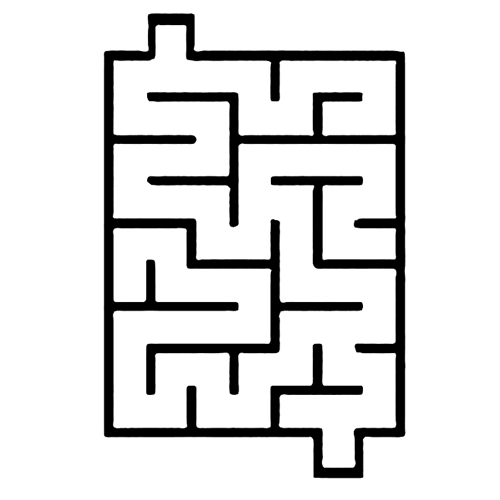
#> input picture code/map4.bmp, 500 x 500 px
$ python vinay06_anuj_final2Dcode.py
#> lines starting #> are read from the running program, lines starting #| are printed output that depends on the picture; after the words box and inside, x2 and y2 are one past the last pixel; in counts of white or black regions, pixels touching at a corner belong together
import cv2
import numpy as np
import matplotlib.pyplot as plt
import math
import random
import time
from scipy.spatial.distance import pdist

'''
Function to Check Whether the given point is in obstacle space. Will return true if the obstacle is not in  Obstacle Space indicating
clear path.
'''
def isObstacle(binary_image,node):
    x,y = node
    height,width = binary_image.shape
    if not ((round(x) >0 and round(x) < width) and (round(y) >0 and round(y) < height) and (binary_image[int(y),int(x)] != 0)):
        return False
    else:
        return True
def get_start_goal_inputs(binary_image):
    height,width = binary_image.shape
    while True:
        print("Enter the x-coordinate of start node")
        start_x = int(input())
        print("Enter the y-coordinate of start node")
        start_y = int(input())
        if((start_x <= 0 or start_x > width -1 ) ):
            print("The X-coordinate of start node is out of the map. Please enter the coordinates again")
        elif((start_y <= 0 or start_y >height - 1)):
            print("The Y-coordinate of start node is out of the map. Please enter the coordinates again")
        elif not (isObstacle(binary_image,(start_x,start_y))):
            print("The entered start node falls in obstacle space")
        else:
            break
    while True:
        print("Enter the x-coordinate of goal node")
        goal_x = int(input())
        print("Enter the y-coordinate of goal node")
        goal_y = int(input())
        if(goal_x <= 0 or goal_x >width -1):
            print("The X-coordinate of start node is out of the map. Please enter the coordinates again")
        elif(goal_y <= 0 and goal_y > height - 1):
            print("The Y-coordinate of start node is out of the map. Please enter the coordinates again")
        elif not(isObstacle(binary_image,(goal_x,goal_y))):
            print("The entered goal node falls in obstacle space")
        else:
            break
    return (start_x,start_y,goal_x,goal_y)
'''
Check Path checks whether the path between generated closest node and random new node doesnot fall in obstacle
space. This checks for different pose orientations on the new node.
'''
def checkpath(q_near, q_new, binary_image):
    check = True
    theta = math.atan2(q_new[1] - q_near[1], q_new[0] - q_near[0])
    i = 1
    while (i< int(math.sqrt(sum((q_near - q_new)**2))) + 1):
        poscheck = q_near + (i * np.array([math.cos(theta), math.sin(theta)]))
        poscheck_x,poscheck_y = poscheck[0],poscheck[1]
        if not (isObstacle(binary_image,(math.ceil(poscheck_x), math.ceil(poscheck_y))) and
                isObstacle(binary_image,(math.floor(poscheck_x), math.floor(poscheck_y))) and
                isObstacle(binary_image,(math.ceil(poscheck_x), math.floor(poscheck_y))) and
                isObstacle(binary_image,(math.floor(poscheck_x), math.ceil(poscheck_y)))):
            check = False
            break
        q_new_x,q_new_y = q_new[0],q_new[1]
        if not isObstacle(binary_image,(q_new_x,q_new_y)):
            check = False
            break
        i += 1
    return check
'''
The tree is extended by generating the sample target either by sampling random point or considering goal point as the sample such that more
pull is towards the goal either from start point or goal point.

Closest node in the tree and random point as in general RRT are considered and the euclidean distance is calculated. Finally, the new point which is under distance
threshold is considered the new point.
'''
def extend_rrt(rrt_tree_1, rrt_tree_2, goal_x,goal_y, step_size, maxFailedAttempts, distance_thresh, binary_image):
    rrt_tree_1 = np.reshape(rrt_tree_1,(-1,3))
    rrt_tree_2 = np.reshape(rrt_tree_2,(-1,3))
    path_found = []
    failedAttempts = 0
    extend_fail = True
    while failedAttempts <= maxFailedAttempts:
        if np.random.rand() < 0.15:
            x,y = (np.random.rand(1, 2) * np.array(binary_image.shape))[0][:]
            sample = np.array([x,y])
        else:
            #The goal x and goal y changes when we are extending tree from both Ends. For example,
            #When extending from start point , the goal will be towards tree on the goal side.
            #When extending from goal point, the goal will be on tree towards start side.
            sample = np.array([goal_x,goal_y])
        #For Each Point in the tree distance is calculated from the generated sample point above.
        #Then a minimum distance is taken whose index gives the closest one to the current tree node

        distance_list = np.linalg.norm (rrt_tree_1[:, 0:2] - sample,axis = 1)#np.sqrt(np.sum((rrt_tree_1[:, 0:2] - sample)**2, axis=1))
        closest_node_index = np.argmin(distance_list)
        minimum_node = rrt_tree_1[closest_node_index, :]
        #Angle between the sample point and closest node is selected
        theta = math.atan2((sample[1]-minimum_node[1]),(sample[0]-minimum_node[0]))
        new_point = np.array([(minimum_node[0]+ step_size*(math.cos(theta))), (minimum_node[1]+ step_size*(math.sin(theta)))],dtype = np.float32)
        if checkpath(minimum_node[0:2],new_point, binary_image) == False:
            failedAttempts +=1
            continue
        distance1_list = np.linalg.norm (rrt_tree_2[:, 0:2] - new_point,axis = 1)
        closest_node_index_1 = np.argmin(distance1_list)
        point_to_check_1 = rrt_tree_2[closest_node_index_1,0:2]
        distance_from_point_new_point_1 = np.linalg.norm(new_point - point_to_check_1)
        if distance1_list[closest_node_index_1] < distance_thresh:
            node_x , node_y = new_point[0],new_point[1]
            path_found = [ node_x , node_y, closest_node_index, closest_node_index_1]
            extend_fail = False
            break
        distance2_list = np.linalg.norm (rrt_tree_1[:, 0:2]- new_point,axis = 1)
        closest_node_index_2 = np.argmin(distance2_list)
        point_to_check = rrt_tree_1[closest_node_index_2,0:2]
        distance_from_point_new_point = np.linalg.norm(new_point - point_to_check)
        if distance_from_point_new_point  < distance_thresh:
            failedAttempts += 1
            continue
        rrt_tree_1 = np.vstack((rrt_tree_1, np.hstack((new_point, closest_node_index))))
        extend_fail = False
        break
    return rrt_tree_1, path_found, extend_fail
'''
Both trees from start and goal point start expanding until a path is found.
'''
def main_comb(binary_image, start_x,start_y, goal_x,goal_y, step_size, distance_thresh, maxFailedAttempts):
    rrt_tree_1 = np.array([start_x,start_y, -1], dtype=float)
    rrt_tree_2 = np.array([goal_x,goal_y, -1], dtype=float)
    expansion_state_1 = False
    expansion_state_2 = False
    tree1_p_list = []
    tree1_c_list = []
    tree2_p_list = []
    tree2_c_list = []

    while ((not expansion_state_1) or (not expansion_state_2)):
        if not expansion_state_1:
            rrt_tree_1, Tree_State, expansion_state_1 = extend_rrt(rrt_tree_1, rrt_tree_2, goal_x,goal_y, step_size, maxFailedAttempts, distance_thresh, binary_image)
            if not expansion_state_1 and len(Tree_State) == 0:
                parent_x,parent_y =  rrt_tree_1[int(rrt_tree_1[-1, 2]), 0] , rrt_tree_1[int(rrt_tree_1[-1, 2]), 1]
                child_x,child_y = rrt_tree_1[-1, 0] , rrt_tree_1[-1, 1]
                tree1_p_list.append((parent_x,parent_y))
                tree1_c_list.append((child_x,child_y))

        if not expansion_state_2:
            rrt_tree_2, Tree_State, expansion_state_2 = extend_rrt(rrt_tree_2, rrt_tree_1, start_x,start_y, step_size, maxFailedAttempts, distance_thresh, binary_image)
            if len(Tree_State) > 0:
                Tree_State[2:4] = Tree_State[2:4][::-1]
            if not expansion_state_2 and len(Tree_State)  == 0:
                parent_x,parent_y =  rrt_tree_2[int(rrt_tree_2[-1, 2]), 0] , rrt_tree_2[int(rrt_tree_2[-1, 2]), 1]
                child_x,child_y = rrt_tree_2[-1, 0] , rrt_tree_2[-1, 1]
                tree2_p_list.append((parent_x,parent_y))
                tree2_c_list.append((child_x,child_y))
        final_line = []
        if len(Tree_State)  > 0:
            ptA = (rrt_tree_1[Tree_State[2], 0],rrt_tree_1[Tree_State[2], 1])
            ptB = (rrt_tree_2[Tree_State[3], 0],rrt_tree_2[Tree_State[3], 1])
            pt_join = (Tree_State[0],Tree_State[1])
            final_line.append(ptA)
            final_line.append(ptB)
            final_line.append(pt_join)
            path = Tree_State[ 0:2]
            prev = Tree_State[ 2]
            while prev > 0:
                path = np.vstack((rrt_tree_1[int(prev), 0:2], path))
                prev = rrt_tree_1[int(prev), 2]
            prev = Tree_State[ 3]
            while prev > 0:
                path = np.vstack((path, rrt_tree_2[int(prev), 0:2]))
                prev = rrt_tree_2[int(prev), 2]
            break
    if len(Tree_State) == 0:
        raise ValueError('no path found. maximum attempts reached')
    return path,final_line, tree1_p_list,tree1_c_list,tree2_p_list,tree2_c_list


def down_path_sampling(binary_image, path,goal_x,goal_y):
    k = 0
    path_length = path.shape[0]
    down_path = path[0]
    temp_node = path[0]
    distances = np.zeros(path_length)
    for i in range(1, path_length):
        current_node = path[i]
        distances[i] = np.linalg.norm(current_node - temp_node)
        if distances[i] > 0 or distances[i] > distances[i-1]:
            current_index = i
            new_node =  path[current_index]
        else:
            new_node = np.array([])
        if len(new_node) != 0:
            if not checkpath(temp_node, new_node, binary_image):
                temp_node = np.array([path[current_index-1, 0], path[current_index-1, 1]])
                down_path = np.vstack([down_path, temp_node])
    goal = np.array([goal_x,goal_y])
    down_path = np.vstack([down_path, goal])
    return down_path

def visualise(image,final_line,path,tree1_p_list,tree1_c_list,tree2_p_list,tree2_c_list,down_path,up_path,image_copy,up_path_1000,up_path_10000):
    image_copy_1000 = image_copy.copy()
    image_copy_10000 = image_copy.copy()
    fourcc = cv2.VideoWriter_fourcc(*'XVID')
    out = cv2.VideoWriter('BTO-RRT.avi',fourcc,250,(image.shape[1],image.shape[0]))
    for parent1,child1,parent2,child2 in zip(tree1_p_list,tree1_c_list,tree2_p_list,tree2_c_list):
        parent1_x,parent1_y = round(parent1[0]),round(parent1[1])
        child1_x,child1_y = round(child1[0]),round(child1[1])
        parent2_x,parent2_y = round(parent2[0]),round(parent2[1])
        child2_x,child2_y = round(child2[0]),round(child2[1])
        cv2.line(image,(parent1_x,parent1_y),(child1_x,child1_y),(255,0,0), 1,cv2.LINE_AA)
        cv2.line(image,(parent2_x,parent2_y),(child2_x,child2_y),(0,0,255), 1,cv2.LINE_AA)
        for i in range(30):
            out.write(image)
            cv2.waitKey(1)
    ptA_final_x , ptA_final_y = round(final_line[0][0]),round(final_line[0][1])
    ptB_final_x , ptB_final_y = round(final_line[1][0]),round(final_line[1][1])
    common_x , common_y = round(final_line[2][0]),round(final_line[2][1])
    cv2.line(image,(ptA_final_x , ptA_final_y),(common_x , common_y),(0,0,0), 2,cv2.LINE_AA)
    cv2.line(image,(ptB_final_x , ptB_final_y),(common_x , common_y),(0,0,0), 2,cv2.LINE_AA)
    out.write(image)
    cv2.imwrite("BTO-RRT-explore.jpg",image)
    cv2.waitKey(1)
    for i in range(len(path) - 1):
        ptA = (round(path[i][0]),round(path[i][1]))
        ptB = (round(path[i+1][0]),round(path[i+1][1]))
        cv2.line(image,ptA,ptB,(0,255,0), 2,cv2.LINE_AA)
        cv2.line(image_copy,ptA,ptB,(0,255,0), 1,cv2.LINE_AA)
        cv2.line(image_copy_1000,ptA,ptB,(0,255,0), 1,cv2.LINE_AA)
        cv2.line(image_copy_10000,ptA,ptB,(0,255,0), 1,cv2.LINE_AA)
        for i in range(20):
            out.write(image)
            cv2.waitKey(1)
    cv2.imwrite("BTO-RRT.jpg",image)
    for i in range(len(down_path) - 1):
        ptA = (round(down_path[i][0]),round(down_path[i][1]))
        ptB = (round(down_path[i+1][0]),round(down_path[i+1][1]))
        cv2.line(image,ptA,ptB,(255,255,0), 1,cv2.LINE_AA)
        cv2.line(image_copy,ptA,ptB,(255,255,0), 1,cv2.LINE_AA)
        cv2.line(image_copy_1000,ptA,ptB,(255,255,0), 1,cv2.LINE_AA)
        cv2.line(image_copy_10000,ptA,ptB,(255,255,0), 1,cv2.LINE_AA)
        for i in range(100):
            out.write(image)
            cv2.waitKey(1)
    cv2.imwrite("BTO-RRT-DownSample.jpg",image)
    for i in range(len(up_path) - 1):
        ptA = (round(up_path[i][0]),round(up_path[i][1]))
        ptB = (round(up_path[i+1][0]),round(up_path[i+1][1]))
        cv2.line(image,ptA,ptB,(151,180,184), 2,cv2.LINE_AA)
        cv2.line(image_copy,ptA,ptB,(151,101,184), 1,cv2.LINE_AA)
        for i in range(20):
            out.write(image)
            cv2.waitKey(1)
    for i in range(len(up_path_1000) - 1):
        ptA = (round(up_path_1000[i][0]),round(up_path_1000[i][1]))
        ptB = (round(up_path_1000[i+1][0]),round(up_path_1000[i+1][1]))
        cv2.line(image_copy_1000,ptA,ptB,(179,119,15), 1,cv2.LINE_AA)
    for i in range(len(up_path_10000) - 1):
        ptA = (round(up_path_10000[i][0]),round(up_path_10000[i][1]))
        ptB = (round(up_path_10000[i+1][0]),round(up_path_10000[i+1][1]))
        cv2.line(image_copy_10000,ptA,ptB,(179,15,64), 1,cv2.LINE_AA)

    cv2.imwrite("BTO-RRT-UpSample.jpg",image)
    cv2.imwrite("BTO-RRT-Comparsion.jpg",image_copy)
    cv2.imwrite("BTO-RRT-Comparsion-1000.jpg",image_copy_1000)
    cv2.imwrite("BTO-RRT-Comparsion-10000.jpg",image_copy_10000)
    out.release()
    cv2.destroyAllWindows()
    return image

def up_sample_path(down_path,image):
    P = np.transpose(down_path)
    n, m = np.shape(P)
    l = np.zeros((m,1))
    for k in range(1, m):
        l[k] = np.linalg.norm(P[:,k]-P[:,k-1]) + l[k-1]
    l_init = l[m-1]
    current_iteration = 1
    max_iteration_list = [500,1000,10000]
    up_path_list = []
    for count in range(3):
        while current_iteration <= max_iteration_list[count]:
            random_node1 = np.random.rand(1)*l[m-1]
            random_node2 = np.random.rand(1)*l[m-1]
            if random_node2 < random_node1:
                random_node1,random_node2 = random_node2,random_node1
            for k in range(1, m):
                if random_node1 < l[k]:
                    i = k-1
                    break
            for k in range(i+1, m):
                if random_node2 < l[k]:
                    j = k-1
                    break
            if j <= i:
                current_iteration += 1
                continue
            t1 = (random_node1 - l[i])/(l[i+1] - l[i])
            gamma_1 = (1-t1)*P[:,i] + t1*P[:,i+1]
            t2 = (random_node2 - l[j])/(l[j+1] - l[j])
            gamma_2 = (1-t2)*P[:,j] + t2*P[:,j+1]
            if not checkpath(np.round(gamma_1), np.round(gamma_2), image):
                current_iteration += 1
                continue
            new_point = np.concatenate((P[:,0:i+1], np.round(gamma_1).reshape((-1,1)), np.round(gamma_2).reshape((-1,1)), P[:,j+1:m]), axis=1)
            P = new_point
            n, m = np.shape(P)
            l = np.zeros((m,1))
            for k in range(1, m):
                l[k] = np.linalg.norm(P[:,k]-P[:,k-1]) + l[k-1]
            current_iteration += 1
        up_path = np.transpose(P)
        up_path_list.append(np.transpose(P))
    return up_path_list
'''
Calculating the path length
'''
def calculate_distance(path):
    distance_list = []
    for i in range(len(path)-1):
        distance = np.linalg.norm (path[i+1] - path[i])
        distance_list.append(distance)
    return sum(distance_list)
def main():
    image =  cv2.imread("map4.bmp")
#> image is the input picture: shape (500, 500, 3); min 0, max 255, mean 222.1
    image_copy = image.copy()
    grayImage = cv2.cvtColor(image, cv2.COLOR_BGR2GRAY)
    ret,binary_image = cv2.threshold(grayImage, 127, 255, cv2.THRESH_BINARY)
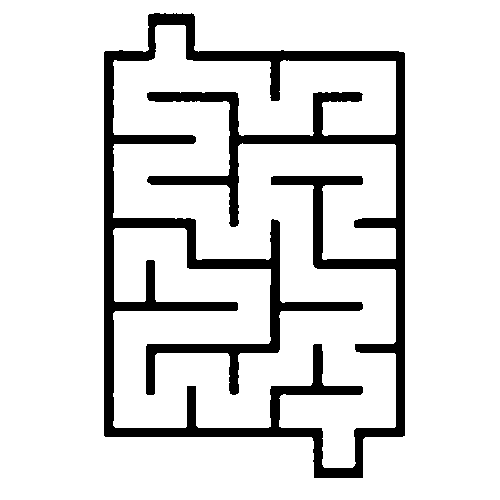
#> binary_image: shape (500, 500); 87.1% white; 1 black region, box (x1, y1, x2, y2) and area: (104, 13, 405, 478) 32366
    start_x,start_y,goal_x,goal_y = get_start_goal_inputs(binary_image)
#> the loop in get_start_goal_inputs, `while True:` made 1 pass; the answer given on pass 1: 3
#> start_x = 3; start_y = 3; goal_x = 3; goal_y = 3

    start = (start_x,start_y)
#> start = (3, 3)
    goal = (goal_x,goal_y)
#> goal = (3, 3)
    print("The Start Node selected is :",start)
#| The Start Node selected is : (3, 3)
    print("The Goal Node Selected is :", goal)
#| The Goal Node Selected is : (3, 3)
    #Variables
    distance_thresh = 10
    step_size = 20
    maxFailedAttempts = 10000
    start = time.time()
    path,final_line, tree1_p_list,tree1_c_list,tree2_p_list,tree2_c_list = main_comb(binary_image, start_x,start_y, goal_x,goal_y, step_size, distance_thresh, maxFailedAttempts)
#> in main_comb, `rrt_tree_1 = np.array([start_x,start_y, -1], dtype=float)`: rrt_tree_1 = [3, 3, -1]
#> the loop in main_comb, `while ((not expansion_state_1) or (not expansion_state_2)):` made 1 pass
#> (expansion_state_1, parent_x, parent_y, child_x) on pass 1: (False, 3, 3, 23)
#> after the loop in main_comb, `while ((not expansion_state_1) or (not expansion_state_2)):`: Tree_State = [23, 3, 1, 0]; child_x = 23; child_y = 3; expansion_state_1 = False; parent_x = 3; tree1_c_list = [(23, 3)]; tree1_p_list = [(3, 3)]; tree2_c_list = []
#> path = [[23, 3], [23, 3]]; final_line = [(23, 3), (3, 3), (23, 3)]; tree1_p_list = [(3, 3)]; tree1_c_list = [(23, 3)]; tree2_p_list = []; tree2_c_list = []
    end = time.time()

    print("The BTO-RRT final path :",path)
#| The BTO-RRT final path : [[23.  3.]
#|  [23.  3.]]
    print("The Time Taken for BTO RRT exploration:", end-start ,"seconds")
    down_path = down_path_sampling(binary_image, path ,goal_x,goal_y)
#> in down_path_sampling, `down_path = path[0]`: down_path = [23, 3]
#> the loop in down_path_sampling, `for i in range(1, path_length):` made 1 pass
#> in down_path_sampling, `goal = np.array([goal_x,goal_y])`: goal = [3, 3]
#> in down_path_sampling, `down_path = np.vstack([down_path, goal])`: down_path = [[23, 3], [3, 3]]
#> down_path = [[23, 3], [3, 3]]
    print("Optimized Path after DownSample:",down_path)
#| Optimized Path after DownSample: [[23.  3.]
#|  [ 3.  3.]]
    up_path,up_path_1000,up_path_10000 = up_sample_path(down_path,binary_image)
#> after the loop in up_sample_path, `for k in range(1, m):`: l = [0, 20]
#> in up_sample_path, `l_init = l[m-1]`: l_init = [20]
#> after the loop in up_sample_path, `for count in range(3):`: current_iteration = 10001; up_path_list = [[[23, 3], [3, 3]], [[23, 3], [3, 3]], [[23, 3], [3, 3]]]
#> up_path = [[23, 3], [3, 3]]; up_path_1000 = [[23, 3], [3, 3]]; up_path_10000 = [[23, 3], [3, 3]]
    print("Optimized Path after UpSample:",up_path)
#| Optimized Path after UpSample: [[23.  3.]
#|  [ 3.  3.]]
    image = visualise(image,final_line,path,tree1_p_list,tree1_c_list,tree2_p_list,tree2_c_list,down_path,up_path,image_copy,up_path_1000,up_path_10000)
#> in visualise, `ptA_final_x , ptA_final_y = round(final_line[0][0]),round(final_line[0..`: ptA_final_x = 23; ptA_final_y = 3
#> in visualise, `common_x , common_y = round(final_line[2][0]),round(final_line[2][1])`: common_x = 23; common_y = 3
#> in visualise, `cv2.line(image,(ptA_final_x , ptA_final_y),(common_x , common_y),(0,0,..`: image: shape (500, 500, 3); 0.01% of pixels changed, all inside (x1, y1, x2, y2) = (21, 2, 26, 6)
#> in visualise, `cv2.line(image,(ptB_final_x , ptB_final_y),(common_x , common_y),(0,0,..`: image: shape (500, 500, 3); min 0, max 255, mean 222
#> the loop in visualise, `for i in range(len(path) - 1):` made 1 pass
#> after the loop in visualise, `for i in range(len(path) - 1):`: image: shape (500, 500, 3); mean B, G, R 222, 222, 222
#> after the loop in visualise, `for i in range(len(path) - 1):`: image_copy: shape (500, 500, 3); under 0.01% of pixels changed, all inside (x1, y1, x2, y2) = (23, 3, 24, 5)
#> the loop in visualise, `for i in range(len(down_path) - 1):` made 1 pass
#> (ptA, ptB) on pass 1: ((23, 3), (3, 3))
#> after the loop in visualise, `for i in range(len(down_path) - 1):`: image: shape (500, 500, 3); mean B, G, R 222, 222, 222
#> after the loop in visualise, `for i in range(len(down_path) - 1):`: image_copy: shape (500, 500, 3); mean B, G, R 222.1, 222.1, 222
#> the loop in visualise, `for i in range(len(up_path) - 1):` made 1 pass
#> after the loop in visualise, `for i in range(len(up_path) - 1):`: image: shape (500, 500, 3); mean B, G, R 222, 222, 222
#> after the loop in visualise, `for i in range(len(up_path) - 1):`: image_copy: shape (500, 500, 3); mean B, G, R 222, 222, 222
#> the loop in visualise, `for i in range(len(up_path_1000) - 1):` made 1 pass
#> after the loop in visualise, `for i in range(len(up_path_1000) - 1):`: image_copy_1000: shape (500, 500, 3); mean B, G, R 222, 222, 222
#> the loop in visualise, `for i in range(len(up_path_10000) - 1):` made 1 pass
#> after the loop in visualise, `for i in range(len(up_path_10000) - 1):`: image_copy_10000: shape (500, 500, 3); mean B, G, R 222, 222, 222
    path_length_bto = calculate_distance(path)
#> the loop in calculate_distance, `for i in range(len(path)-1):` made 1 pass
#> distance on pass 1: 0
#> after the loop in calculate_distance, `for i in range(len(path)-1):`: distance_list = [0]
#> path_length_bto = 0
    down_sample_length = calculate_distance(down_path)
#> the loop in calculate_distance (call 2), `for i in range(len(path)-1):` made 1 pass
#> down_sample_length = 20
    up_sample_length = calculate_distance(up_path)
#> up_sample_length = 20
    up_sample_length_1000 = calculate_distance(up_path_1000)
#> up_sample_length_1000 = 20
    up_sample_length_10000 = calculate_distance(up_path_10000)
#> up_sample_length_10000 = 20
    print(len(up_path),len(up_path_1000),len(up_path_10000))
#| 2 2 2
    print("The Total Path Length for BTO-RRT:",path_length_bto )
#| The Total Path Length for BTO-RRT: 0.0
    print("The Total Path Length for BTO-RRT-DownSample:", down_sample_length)
#| The Total Path Length for BTO-RRT-DownSample: 20.0
    print("The Total Path Length for BTO-RRT-UpSample for 500 iterations:",up_sample_length )
#| The Total Path Length for BTO-RRT-UpSample for 500 iterations: 20.0
    print("The Total Path Length for BTO-RRT-UpSample for 1000 iterations:",up_sample_length_1000 )
#| The Total Path Length for BTO-RRT-UpSample for 1000 iterations: 20.0
    print("The Total Path Length for BTO-RRT-UpSample for 10000 iterations:",up_sample_length_10000 )
#| The Total Path Length for BTO-RRT-UpSample for 10000 iterations: 20.0


if __name__ == '__main__':
    main()
